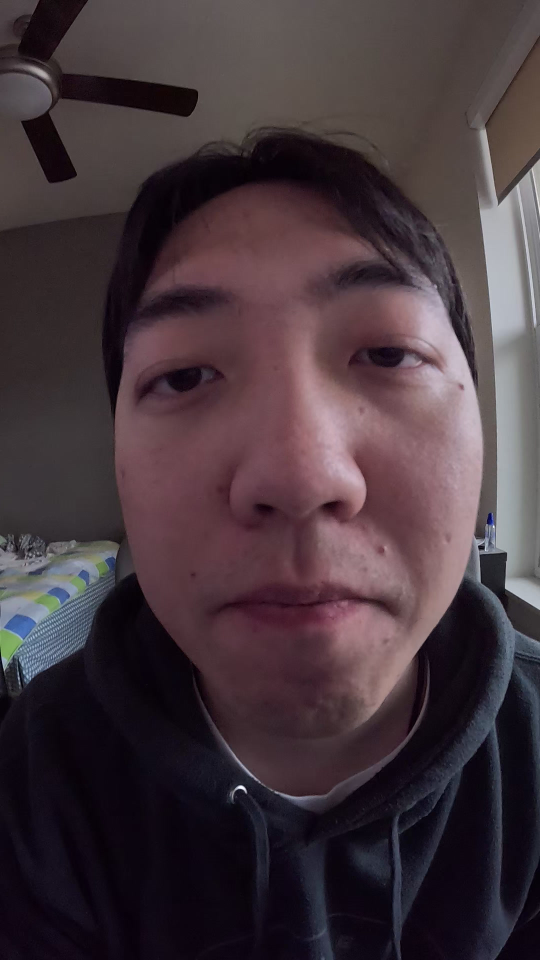
#> input picture Faceware/ROM_fwt/tracking/models/Brows_TrainingFrames/ROM.0000.jpg, 1080 x 1920 px, found by its file name (shown at 1/2 size)
$ python imgProcessor.py
#> lines starting #> are read from the running program, lines starting #| are printed output that depends on the picture
import cv2


def resize_img(img_path):
    img = cv2.imread(img_path, cv2.IMREAD_UNCHANGED)
    grey_img = cv2.cvtColor(img, cv2.COLOR_BGR2GRAY)

    print('Original Dimensions : ', img.shape)

    # scale_percent = 20  # percent of original size
    # width = int(img.shape[1] * scale_percent / 100)
    # height = int(img.shape[0] * scale_percent / 100)
    dim = (90, 160)

    # resize image
    resized = cv2.resize(grey_img, dim, interpolation=cv2.INTER_AREA)

    # [5 lines of commented-out code are left out]

    resized = resized.reshape(1, 90 * 160)

    return resized


def add_border(img_path):
    img = cv2.imread(img_path, cv2.IMREAD_UNCHANGED)
#> img is the input picture: shape (1920, 1080, 3); mean B, G, R 60.7, 54.7, 68.9
    grey_img = cv2.cvtColor(img, cv2.COLOR_BGR2GRAY)
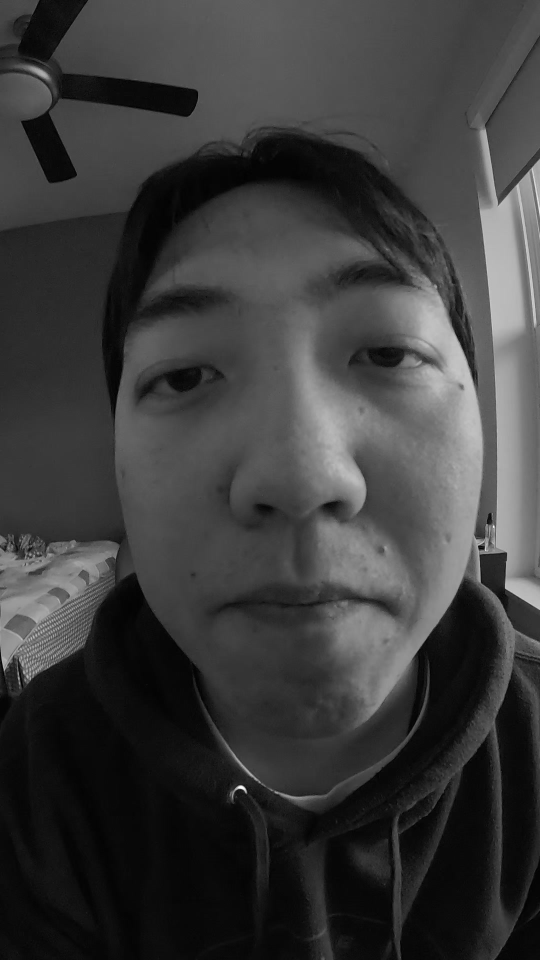
#> grey_img: shape (1920, 1080) (shown at 1/2 size); min 0, max 253, mean 59.6

    dim = (90, 160)
    # resize image
    resized = cv2.resize(grey_img, dim, interpolation=cv2.INTER_AREA)
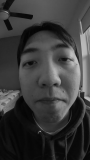
#> resized: shape (160, 90); min 3, max 193, mean 59.6

    borderoutput = cv2.copyMakeBorder(
        resized, 0, 0, 35, 35, cv2.BORDER_CONSTANT, value=[255, 255, 255])
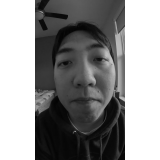
#> borderoutput: shape (160, 160); min 3, max 255, mean 145.1
    resized = cv2.resize(borderoutput, (96, 96), interpolation=cv2.INTER_AREA)
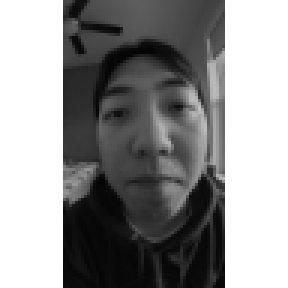
#> resized: shape (96, 96) (shown 3 times larger); min 4, max 255, mean 145.1

    cv2.imshow("Resized image", resized)
    cv2.waitKey(0)
    cv2.destroyAllWindows()

    # Saving the image
    cv2.imwrite('../testImage.jpg', resized)


if __name__ == '__main__':
    test_img = '../Faceware/ROM_fwt/video/ROM_full/ROM.0000.jpg'
    # resize_img(test_img)
    add_border(test_img)

$ run again, with Faceware/ROM_fwt/tracking/models/Brows_TrainingFrames/ROM.0632.jpg copied over Faceware/ROM_fwt/tracking/models/Brows_TrainingFrames/ROM.0000.jpg
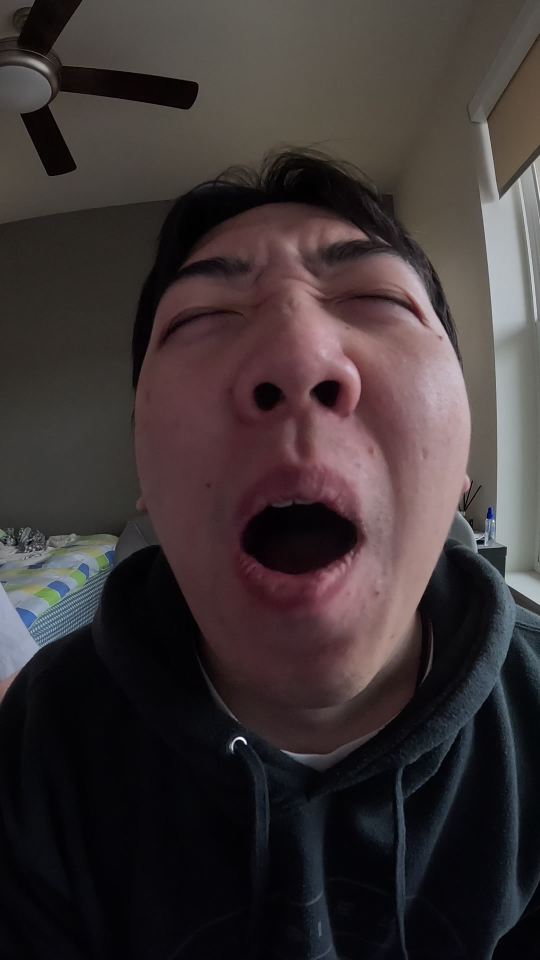
#> input picture Faceware/ROM_fwt/tracking/models/Brows_TrainingFrames/ROM.0632.jpg, 1080 x 1920 px, found by its file name (shown at 1/2 size)
#> in add_border, img is the input picture: shape (1920, 1080, 3); mean B, G, R 52.8, 52.4, 60.8
#> in add_border, `grey_img = cv2.cvtColor(img, cv2.COLOR_BGR2GRAY)`:
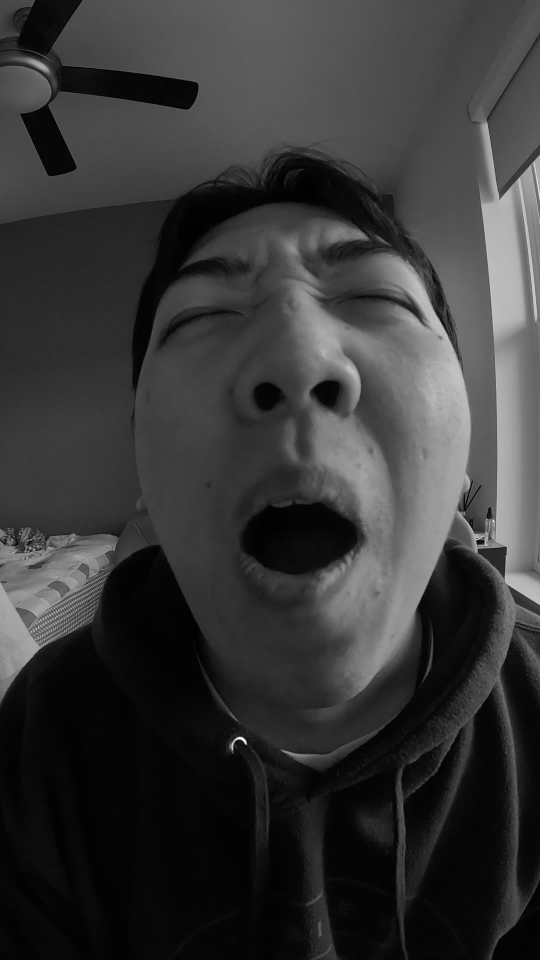
#> grey_img: shape (1920, 1080) (shown at 1/2 size); min 0, max 253, mean 54.9
#> in add_border, `resized = cv2.resize(borderoutput, (96, 96), interpolation=cv2.INTER_A..`:
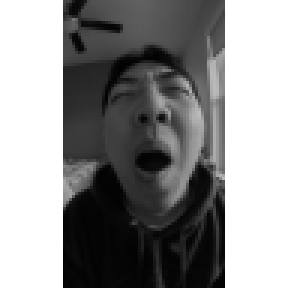
#> resized: shape (96, 96) (shown 3 times larger); min 1, max 255, mean 142.4
